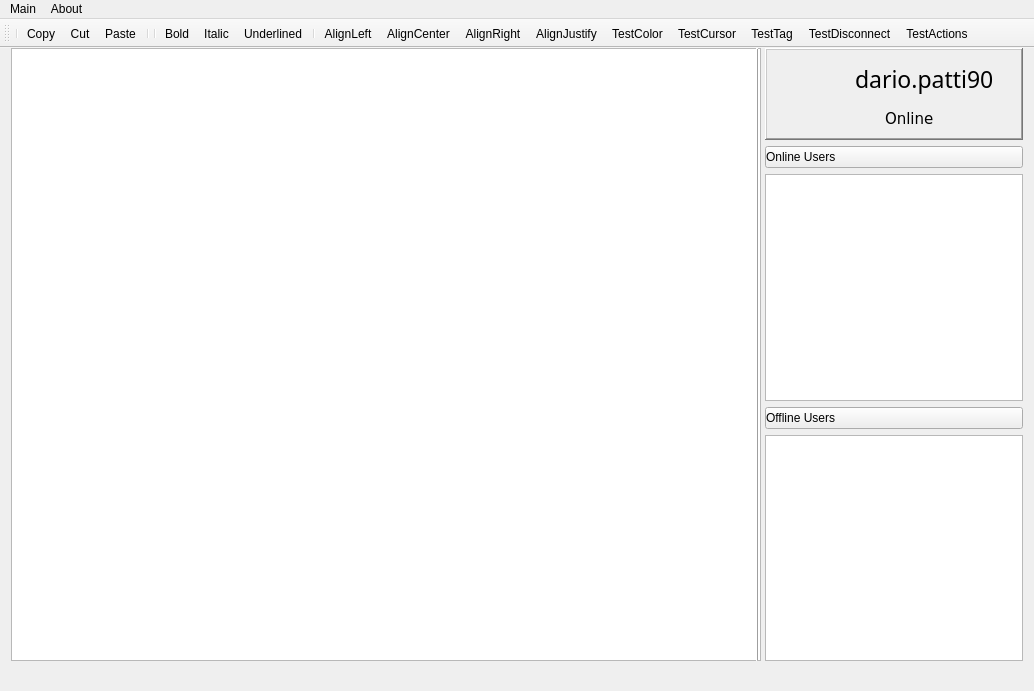
<?xml version="1.0" encoding="UTF-8"?>
<ui version="4.0">
 <class>MainWindow</class>
 <widget class="QMainWindow" name="MainWindow">
  <property name="geometry">
   <rect>
    <x>0</x>
    <y>0</y>
    <width>1034</width>
    <height>691</height>
   </rect>
  </property>
  <property name="sizePolicy">
   <sizepolicy hsizetype="Fixed" vsizetype="Fixed">
    <horstretch>0</horstretch>
    <verstretch>0</verstretch>
   </sizepolicy>
  </property>
  <property name="minimumSize">
   <size>
    <width>1034</width>
    <height>691</height>
   </size>
  </property>
  <property name="windowTitle">
   <string>SimulPad</string>
  </property>
  <property name="windowIcon">
   <iconset resource="resources.qrc">
    <normaloff>:/resources/logoIcon.png</normaloff>:/resources/logoIcon.png</iconset>
  </property>
  <widget class="QWidget" name="centralWidget">
   <property name="sizePolicy">
    <sizepolicy hsizetype="Fixed" vsizetype="Fixed">
     <horstretch>0</horstretch>
     <verstretch>0</verstretch>
    </sizepolicy>
   </property>
   <property name="minimumSize">
    <size>
     <width>1000</width>
     <height>600</height>
    </size>
   </property>
   <layout class="QHBoxLayout" name="horizontalLayout">
    <property name="topMargin">
     <number>0</number>
    </property>
    <item alignment="Qt::AlignHCenter">
     <widget class="QWidget" name="docFrame" native="true">
      <property name="sizePolicy">
       <sizepolicy hsizetype="Expanding" vsizetype="Expanding">
        <horstretch>0</horstretch>
        <verstretch>0</verstretch>
       </sizepolicy>
      </property>
      <property name="minimumSize">
       <size>
        <width>750</width>
        <height>550</height>
       </size>
      </property>
      <layout class="QGridLayout" name="docFrameLayout">
       <property name="leftMargin">
        <number>0</number>
       </property>
       <property name="topMargin">
        <number>0</number>
       </property>
       <property name="rightMargin">
        <number>0</number>
       </property>
       <property name="bottomMargin">
        <number>0</number>
       </property>
       <item row="0" column="1">
        <widget class="myTextEdit" name="textEditShared">
         <property name="sizePolicy">
          <sizepolicy hsizetype="Fixed" vsizetype="Expanding">
           <horstretch>0</horstretch>
           <verstretch>0</verstretch>
          </sizepolicy>
         </property>
         <property name="minimumSize">
          <size>
           <width>750</width>
           <height>550</height>
          </size>
         </property>
         <property name="font">
          <font>
           <family>Calibri</family>
           <pointsize>11</pointsize>
           <weight>50</weight>
           <italic>false</italic>
           <bold>false</bold>
           <underline>false</underline>
           <strikeout>false</strikeout>
          </font>
         </property>
         <property name="html">
          <string>&lt;!DOCTYPE HTML PUBLIC &quot;-//W3C//DTD HTML 4.0//EN&quot; &quot;http://www.w3.org/TR/REC-html40/strict.dtd&quot;&gt;
           &lt;html&gt;&lt;head&gt;&lt;meta name=&quot;qrichtext&quot; content=&quot;1&quot; /&gt;&lt;style type=&quot;text/css&quot;&gt;
           p, li { white-space: pre-wrap; }
           &lt;/style&gt;&lt;/head&gt;&lt;body style=&quot; font-family:'Calibri'; font-size:11pt; font-weight:400; font-style:normal;&quot;&gt;
           &lt;p style=&quot;-qt-paragraph-type:empty; margin-top:0px; margin-bottom:0px; margin-left:0px; margin-right:0px; -qt-block-indent:0; text-indent:0px;&quot;&gt;&lt;br /&gt;&lt;/p&gt;&lt;/body&gt;&lt;/html&gt;</string>
         </property>
        </widget>
       </item>
      </layout>
     </widget>
    </item>
    <item>
     <widget class="Line" name="verticalLine">
      <property name="frameShadow">
       <enum>QFrame::Raised</enum>
      </property>
      <property name="orientation">
       <enum>Qt::Vertical</enum>
      </property>
     </widget>
    </item>
    <item>
     <layout class="QVBoxLayout" name="sideLayout">
      <item>
       <widget class="QFrame" name="myTag">
        <property name="sizePolicy">
         <sizepolicy hsizetype="Fixed" vsizetype="Fixed">
          <horstretch>0</horstretch>
          <verstretch>0</verstretch>
         </sizepolicy>
        </property>
        <property name="minimumSize">
         <size>
          <width>258</width>
          <height>92</height>
         </size>
        </property>
        <property name="maximumSize">
         <size>
          <width>258</width>
          <height>92</height>
         </size>
        </property>
        <property name="font">
         <font>
          <pointsize>8</pointsize>
         </font>
        </property>
        <property name="frameShape">
         <enum>QFrame::WinPanel</enum>
        </property>
        <property name="frameShadow">
         <enum>QFrame::Raised</enum>
        </property>
        <widget class="QLabel" name="myUsername">
         <property name="geometry">
          <rect>
           <x>90</x>
           <y>10</y>
           <width>161</width>
           <height>41</height>
          </rect>
         </property>
         <property name="font">
          <font>
           <family>Gill Sans MT</family>
           <pointsize>17</pointsize>
          </font>
         </property>
         <property name="text">
          <string>dario.patti90</string>
         </property>
        </widget>
        <widget class="QLabel" name="myStatus">
         <property name="geometry">
          <rect>
           <x>120</x>
           <y>60</y>
           <width>101</width>
           <height>21</height>
          </rect>
         </property>
         <property name="font">
          <font>
           <family>Verdana</family>
           <pointsize>11</pointsize>
          </font>
         </property>
         <property name="text">
          <string>Online</string>
         </property>
        </widget>
        <widget class="QLabel" name="myAvatar">
         <property name="geometry">
          <rect>
           <x>10</x>
           <y>10</y>
           <width>71</width>
           <height>71</height>
          </rect>
         </property>
         <property name="text">
          <string/>
         </property>
         <property name="pixmap">
          <pixmap resource="resources.qrc">:/resources/avatar.png</pixmap>
         </property>
         <property name="scaledContents">
          <bool>true</bool>
         </property>
        </widget>
        <widget class="QLabel" name="myLed">
         <property name="geometry">
          <rect>
           <x>90</x>
           <y>60</y>
           <width>21</width>
           <height>21</height>
          </rect>
         </property>
         <property name="text">
          <string/>
         </property>
         <property name="pixmap">
          <pixmap resource="resources.qrc">:/resources/greenLed.png</pixmap>
         </property>
         <property name="scaledContents">
          <bool>true</bool>
         </property>
        </widget>
       </widget>
      </item>
      <item>
       <widget class="QPushButton" name="onlineRollButton">
        <property name="sizePolicy">
         <sizepolicy hsizetype="Fixed" vsizetype="Fixed">
          <horstretch>0</horstretch>
          <verstretch>0</verstretch>
         </sizepolicy>
        </property>
        <property name="minimumSize">
         <size>
          <width>258</width>
          <height>0</height>
         </size>
        </property>
        <property name="maximumSize">
         <size>
          <width>258</width>
          <height>16777215</height>
         </size>
        </property>
        <property name="layoutDirection">
         <enum>Qt::RightToLeft</enum>
        </property>
        <property name="styleSheet">
         <string notr="true">text-align:left;</string>
        </property>
        <property name="text">
         <string>Online Users</string>
        </property>
        <property name="icon">
         <iconset resource="resources.qrc">
          <normaloff>:/resources/arrow_up.png</normaloff>:/resources/arrow_up.png</iconset>
        </property>
        <property name="iconSize">
         <size>
          <width>10</width>
          <height>10</height>
         </size>
        </property>
       </widget>
      </item>
      <item>
       <widget class="QListWidget" name="listOnlineUsers">
        <property name="sizePolicy">
         <sizepolicy hsizetype="Fixed" vsizetype="Expanding">
          <horstretch>0</horstretch>
          <verstretch>0</verstretch>
         </sizepolicy>
        </property>
        <property name="minimumSize">
         <size>
          <width>258</width>
          <height>0</height>
         </size>
        </property>
        <property name="maximumSize">
         <size>
          <width>258</width>
          <height>16777215</height>
         </size>
        </property>
       </widget>
      </item>
      <item>
       <widget class="QPushButton" name="offlineRollButton">
        <property name="sizePolicy">
         <sizepolicy hsizetype="Fixed" vsizetype="Fixed">
          <horstretch>0</horstretch>
          <verstretch>0</verstretch>
         </sizepolicy>
        </property>
        <property name="minimumSize">
         <size>
          <width>258</width>
          <height>0</height>
         </size>
        </property>
        <property name="maximumSize">
         <size>
          <width>258</width>
          <height>16777215</height>
         </size>
        </property>
        <property name="layoutDirection">
         <enum>Qt::RightToLeft</enum>
        </property>
        <property name="styleSheet">
         <string notr="true">text-align:left;</string>
        </property>
        <property name="text">
         <string>Offline Users</string>
        </property>
        <property name="icon">
         <iconset resource="resources.qrc">
          <normaloff>:/resources/arrow_up.png</normaloff>:/resources/arrow_up.png</iconset>
        </property>
        <property name="iconSize">
         <size>
          <width>10</width>
          <height>10</height>
         </size>
        </property>
       </widget>
      </item>
      <item>
       <widget class="QListWidget" name="listOfflineUsers">
        <property name="sizePolicy">
         <sizepolicy hsizetype="Fixed" vsizetype="Expanding">
          <horstretch>0</horstretch>
          <verstretch>0</verstretch>
         </sizepolicy>
        </property>
        <property name="minimumSize">
         <size>
          <width>258</width>
          <height>0</height>
         </size>
        </property>
        <property name="maximumSize">
         <size>
          <width>258</width>
          <height>16777215</height>
         </size>
        </property>
       </widget>
      </item>
     </layout>
    </item>
   </layout>
  </widget>
  <widget class="QToolBar" name="mainToolBar">
   <property name="sizePolicy">
    <sizepolicy hsizetype="Preferred" vsizetype="Expanding">
     <horstretch>0</horstretch>
     <verstretch>0</verstretch>
    </sizepolicy>
   </property>
   <property name="windowTitle">
    <string>SynkEditor</string>
   </property>
   <property name="iconSize">
    <size>
     <width>40</width>
     <height>40</height>
    </size>
   </property>
   <attribute name="toolBarArea">
    <enum>TopToolBarArea</enum>
   </attribute>
   <attribute name="toolBarBreak">
    <bool>false</bool>
   </attribute>
   <addaction name="separator"/>
   <addaction name="actionCopy"/>
   <addaction name="actionCut"/>
   <addaction name="actionPaste"/>
   <addaction name="separator"/>
   <addaction name="separator"/>
   <addaction name="actionBold"/>
   <addaction name="actionItalic"/>
   <addaction name="actionUnderlined"/>
   <addaction name="separator"/>
   <addaction name="actionAlignLeft"/>
   <addaction name="actionAlignCenter"/>
   <addaction name="actionAlignRight"/>
   <addaction name="actionAlignJustify"/>
   <addaction name="actionTestColor"/>
   <addaction name="actionTestCursor"/>
   <addaction name="actionTestTag"/>
   <addaction name="actionTestDisconnect"/>
   <addaction name="actionTestActions"/>
  </widget>
  <widget class="QStatusBar" name="statusBar">
   <property name="sizeGripEnabled">
    <bool>false</bool>
   </property>
  </widget>
  <widget class="QMenuBar" name="menuBar">
   <property name="geometry">
    <rect>
     <x>0</x>
     <y>0</y>
     <width>1034</width>
     <height>21</height>
    </rect>
   </property>
   <widget class="QMenu" name="menuMain">
    <property name="title">
     <string>Main</string>
    </property>
    <addaction name="actionConnect"/>
    <addaction name="actionExport_to_PDF"/>
    <addaction name="actionInvite"/>
    <addaction name="separator"/>
    <addaction name="actionExit"/>
   </widget>
   <widget class="QMenu" name="menuAbout">
    <property name="title">
     <string>About</string>
    </property>
   </widget>
   <addaction name="menuMain"/>
   <addaction name="menuAbout"/>
  </widget>
  <action name="actionCopy">
   <property name="icon">
    <iconset resource="resources.qrc">
     <normaloff>:/resources/ic_content_copy_36pt_2x.png</normaloff>:/resources/ic_content_copy_36pt_2x.png</iconset>
   </property>
   <property name="text">
    <string>Copy</string>
   </property>
  </action>
  <action name="actionCut">
   <property name="icon">
    <iconset resource="resources.qrc">
     <normaloff>:/resources/ic_content_cut_36pt_2x.png</normaloff>:/resources/ic_content_cut_36pt_2x.png</iconset>
   </property>
   <property name="text">
    <string>Cut</string>
   </property>
  </action>
  <action name="actionPaste">
   <property name="icon">
    <iconset resource="resources.qrc">
     <normaloff>:/resources/ic_content_paste_36pt_2x.png</normaloff>:/resources/ic_content_paste_36pt_2x.png</iconset>
   </property>
   <property name="text">
    <string>Paste</string>
   </property>
  </action>
  <action name="actionBold">
   <property name="checkable">
    <bool>true</bool>
   </property>
   <property name="icon">
    <iconset resource="resources.qrc">
     <normaloff>:/resources/ic_format_bold_36pt_2x.png</normaloff>:/resources/ic_format_bold_36pt_2x.png</iconset>
   </property>
   <property name="text">
    <string>Bold</string>
   </property>
  </action>
  <action name="actionItalic">
   <property name="checkable">
    <bool>true</bool>
   </property>
   <property name="icon">
    <iconset resource="resources.qrc">
     <normaloff>:/resources/ic_format_italic_36pt_2x.png</normaloff>:/resources/ic_format_italic_36pt_2x.png</iconset>
   </property>
   <property name="text">
    <string>Italic</string>
   </property>
  </action>
  <action name="actionUnderlined">
   <property name="checkable">
    <bool>true</bool>
   </property>
   <property name="icon">
    <iconset resource="resources.qrc">
     <normaloff>:/resources/ic_format_underlined_36pt_2x.png</normaloff>:/resources/ic_format_underlined_36pt_2x.png</iconset>
   </property>
   <property name="text">
    <string>Underlined</string>
   </property>
  </action>
  <action name="actionAlignLeft">
   <property name="checkable">
    <bool>true</bool>
   </property>
   <property name="icon">
    <iconset resource="resources.qrc">
     <normaloff>:/resources/ic_format_align_left_36pt_2x.png</normaloff>:/resources/ic_format_align_left_36pt_2x.png</iconset>
   </property>
   <property name="text">
    <string>AlignLeft</string>
   </property>
  </action>
  <action name="actionAlignCenter">
   <property name="checkable">
    <bool>true</bool>
   </property>
   <property name="icon">
    <iconset resource="resources.qrc">
     <normaloff>:/resources/ic_format_align_center_36pt_2x.png</normaloff>:/resources/ic_format_align_center_36pt_2x.png</iconset>
   </property>
   <property name="text">
    <string>AlignCenter</string>
   </property>
  </action>
  <action name="actionAlignRight">
   <property name="checkable">
    <bool>true</bool>
   </property>
   <property name="icon">
    <iconset resource="resources.qrc">
     <normaloff>:/resources/ic_format_align_right_36pt_2x.png</normaloff>:/resources/ic_format_align_right_36pt_2x.png</iconset>
   </property>
   <property name="text">
    <string>AlignRight</string>
   </property>
  </action>
  <action name="actionConnect">
   <property name="text">
    <string>Connect...</string>
   </property>
  </action>
  <action name="actionExport_to_PDF">
   <property name="text">
    <string>Export to PDF</string>
   </property>
  </action>
  <action name="actionExit">
   <property name="text">
    <string>Exit</string>
   </property>
  </action>
  <action name="actionAlignJustify">
   <property name="checkable">
    <bool>true</bool>
   </property>
   <property name="icon">
    <iconset resource="resources.qrc">
     <normaloff>:/resources/ic_format_align_justify_36pt_2x.png</normaloff>:/resources/ic_format_align_justify_36pt_2x.png</iconset>
   </property>
   <property name="text">
    <string>AlignJustify</string>
   </property>
  </action>
  <action name="actionInvite">
   <property name="text">
    <string>Invite to Collaborate</string>
   </property>
  </action>
  <action name="actionTestCursor">
   <property name="text">
    <string>TestCursor</string>
   </property>
  </action>
  <action name="actionTestTag">
   <property name="text">
    <string>TestTag</string>
   </property>
  </action>
  <action name="actionTestDisconnect">
   <property name="text">
    <string>TestDisconnect</string>
   </property>
   <property name="toolTip">
    <string>TestDisconnect</string>
   </property>
  </action>
  <action name="actionTestActions">
   <property name="text">
    <string>TestActions</string>
   </property>
  </action>
  <action name="actionTestColor">
   <property name="checkable">
    <bool>true</bool>
   </property>
   <property name="text">
    <string>TestColor</string>
   </property>
  </action>
 </widget>
 <layoutdefault spacing="6" margin="11"/>
 <customwidgets>
  <customwidget>
   <class>myTextEdit</class>
   <extends>QTextEdit</extends>
   <header>mytextedit.h</header>
  </customwidget>
 </customwidgets>
 <resources>
  <include location="resources.qrc"/>
 </resources>
 <connections/>
</ui>
